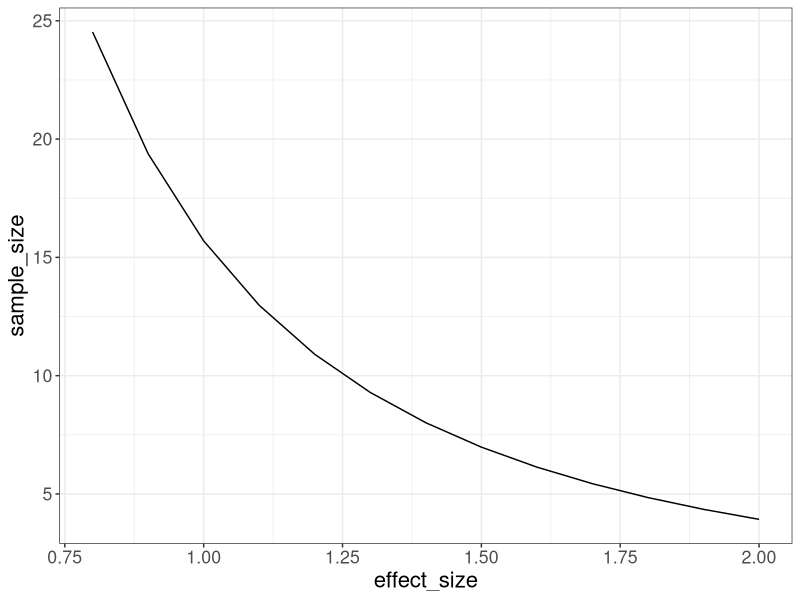

This figure's R source:
## ---- chunk 1

library(ggplot2)


diff_vec = seq(0.8, 2, 0.1)
sd = 1
alpha = 0.05
beta = 0.8
sample_size_vec = 2*(qnorm(1-alpha/2) + qnorm(beta))^2 / (diff_vec/sd)^2

plot_df = data.frame(effect_size = diff_vec/sd, sample_size = sample_size_vec)
ggplot(plot_df, aes(x=effect_size, y=sample_size)) + 
    geom_line() + 
    theme_bw() + 
    theme(text = element_text(size=16)) #+ 
    #theme_bw()

## ---- chunk 2
diff_vec = 0.01
p = 0.08
sd = sqrt(p*(1-p))
alpha = 0.05
beta = 0.8
sample_size_vec = 2*(qnorm(1-alpha/2) + qnorm(beta))^2 / (diff_vec/sd)^2
sample_size_vec
## ---- chunk 3
diff_vec = 0.01
p = 0.206
sd = sqrt(p*(1-p))
alpha = 0.05
beta = 0.8
sample_size_vec = 2*(qnorm(1-alpha/2) + qnorm(beta))^2 / (diff_vec/sd)^2
sample_size_vec
## ---- chunk 4
diff_vec = 0.01
p = 0.53
sd = sqrt(p*(1-p))
alpha = 0.05
beta = 0.8
sample_size_vec = 2*(qnorm(1-alpha/2) + qnorm(beta))^2 / (diff_vec/sd)^2
sample_size_vec
## ---- chunk 5
diff_vec = 0.0075
p = 0.1093
sd = sqrt(p*(1-p))
alpha = 0.05
beta = 0.8
sample_size_vec = 2*(qnorm(1-alpha/2) + qnorm(beta))^2 / (diff_vec/sd)^2
sample_size_vec
## ---- chunk 6
x_vec = rnorm(5000)
x_sorted = sort(x_vec)
n = length(x_vec)
pdf = unlist(sapply(x_vec, function(x) sum(x > x_vec)/n))

# kernel estimation
kde = function(x, x_vec, h) {
    n = length(x_vec)
    fx = 1/(n*h) * sum(dnorm((x-x_vec)/h))
    return(fx)
    
        
}


